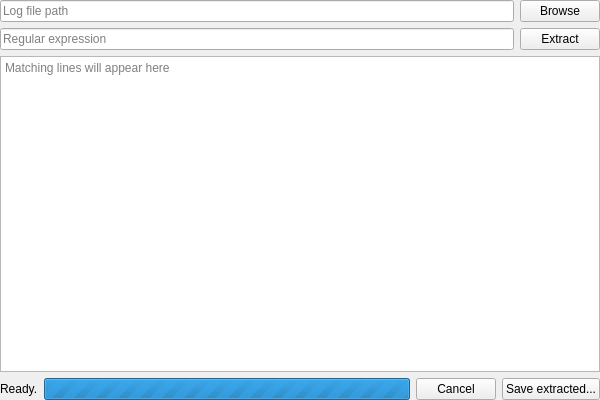
<?xml version="1.0" encoding="UTF-8"?>
<ui version="4.0">
 <class>LogExtractorClass</class>
 <widget class="QWidget" name="LogExtractorClass">
  <property name="geometry">
   <rect>
    <x>0</x>
    <y>0</y>
    <width>600</width>
    <height>400</height>
   </rect>
  </property>
  <property name="windowTitle">
   <string>Log Extractor</string>
  </property>
  <layout class="QVBoxLayout" name="verticalLayout">
   <property name="leftMargin">
    <number>0</number>
   </property>
   <property name="topMargin">
    <number>0</number>
   </property>
   <property name="rightMargin">
    <number>0</number>
   </property>
   <property name="bottomMargin">
    <number>0</number>
   </property>
   <item>
    <layout class="QHBoxLayout" name="pathLayout">
     <item>
      <widget class="QLineEdit" name="PathField">
       <property name="placeholderText">
        <string>Log file path</string>
       </property>
      </widget>
     </item>
     <item>
      <widget class="QPushButton" name="BrowseButton">
       <property name="text">
        <string>Browse</string>
       </property>
      </widget>
     </item>
    </layout>
   </item>
   <item>
    <layout class="QHBoxLayout" name="searchLayout">
     <item>
      <widget class="QLineEdit" name="RegexField">
       <property name="placeholderText">
        <string>Regular expression</string>
       </property>
      </widget>
     </item>
     <item>
      <widget class="QPushButton" name="ExtractButton">
       <property name="text">
        <string>Extract</string>
       </property>
      </widget>
     </item>
    </layout>
   </item>
   <item>
    <widget class="QPlainTextEdit" name="PreviewField">
     <property name="readOnly">
      <bool>true</bool>
     </property>
     <property name="placeholderText">
      <string>Matching lines will appear here</string>
     </property>
    </widget>
   </item>
   <item>
    <layout class="QHBoxLayout" name="statusLayout">
     <item>
      <widget class="QLabel" name="StatusLabel">
       <property name="text">
        <string>Ready.</string>
       </property>
      </widget>
     </item>
     <item>
      <widget class="QProgressBar" name="ProgressBar">
       <property name="minimum">
        <number>0</number>
       </property>
       <property name="maximum">
        <number>0</number>
       </property>
       <property name="textVisible">
        <bool>false</bool>
       </property>
      </widget>
     </item>
     <item>
      <widget class="QPushButton" name="CancelButton">
       <property name="text">
        <string>Cancel</string>
       </property>
      </widget>
     </item>
     <item>
      <widget class="QPushButton" name="SaveButton">
       <property name="text">
        <string>Save extracted...</string>
       </property>
      </widget>
     </item>
    </layout>
   </item>
  </layout>
 </widget>
 <resources/>
 <connections/>
</ui>
